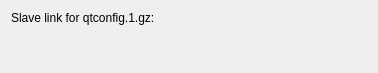
<?xml version="1.0" encoding="UTF-8"?>
<ui version="4.0">
 <class>SlaveWidgetUi</class>
 <widget class="QWidget" name="SlaveWidgetUi">
  <property name="geometry">
   <rect>
    <x>0</x>
    <y>0</y>
    <width>378</width>
    <height>73</height>
   </rect>
  </property>
  <layout class="QVBoxLayout" name="verticalLayout">
   <item>
    <widget class="QLabel" name="m_slaveText">
     <property name="text">
      <string notr="true">Slave link for qtconfig.1.gz:</string>
     </property>
    </widget>
   </item>
   <item>
    <widget class="KUrlRequester" name="m_slavePath"/>
   </item>
   <item>
    <spacer name="verticalSpacer">
     <property name="orientation">
      <enum>Qt::Vertical</enum>
     </property>
     <property name="sizeHint" stdset="0">
      <size>
       <width>20</width>
       <height>1</height>
      </size>
     </property>
    </spacer>
   </item>
  </layout>
 </widget>
 <customwidgets>
  <customwidget>
   <class>KUrlRequester</class>
   <extends>QWidget</extends>
   <header>kurlrequester.h</header>
  </customwidget>
 </customwidgets>
 <resources/>
 <connections/>
</ui>
